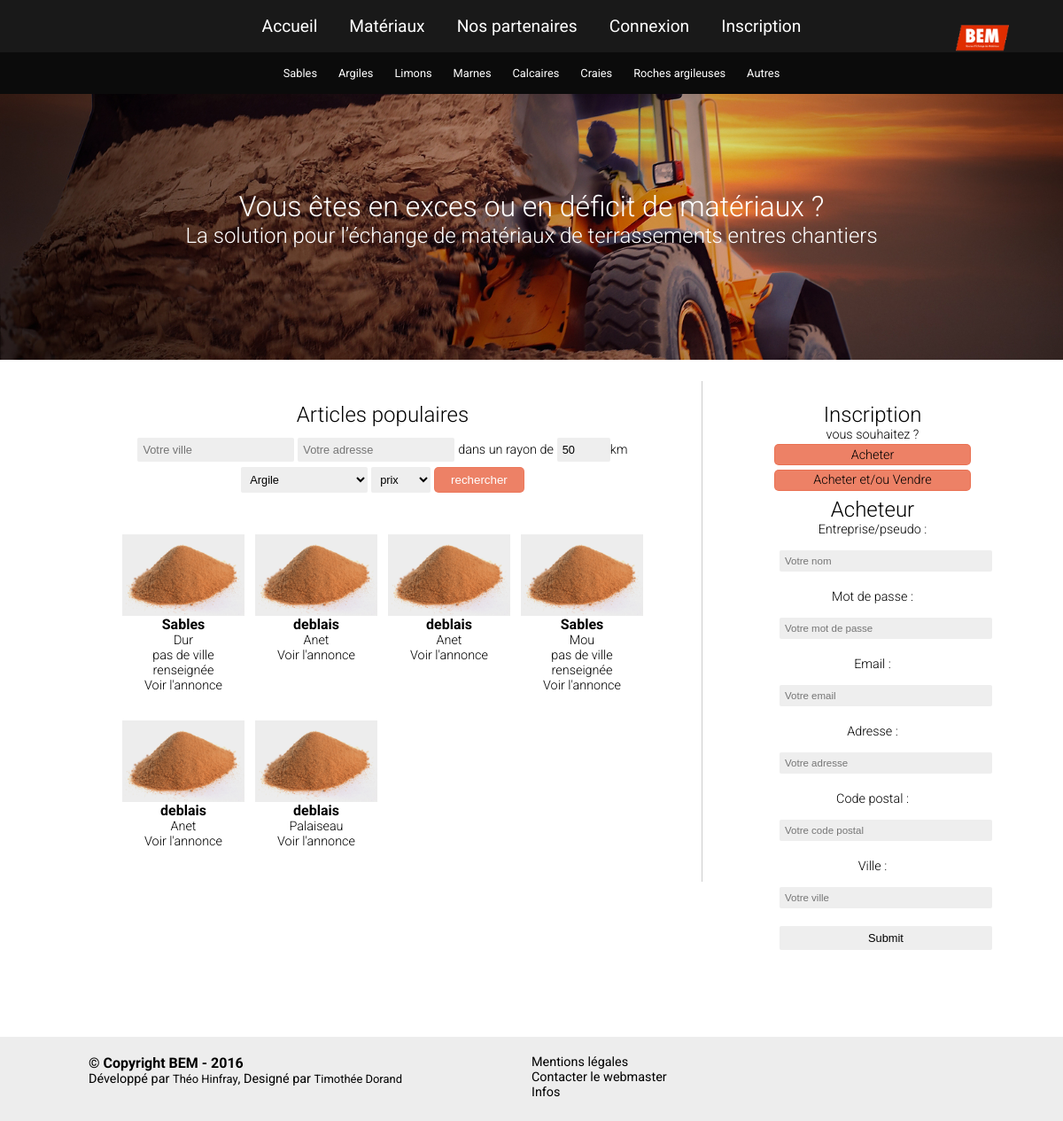
Before: / with the older database file.
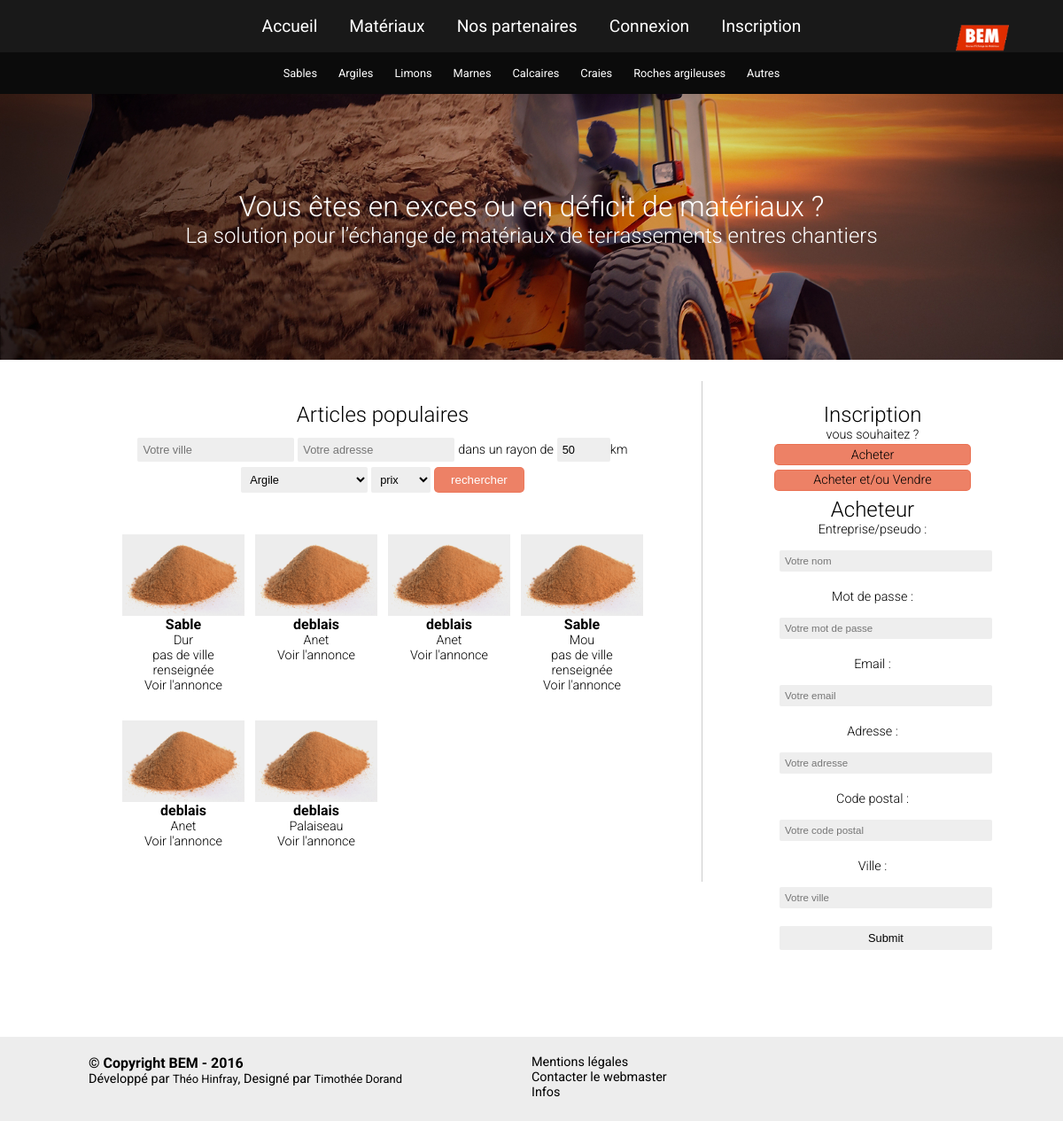
After: the same page with the newer database file.
### tables this page shows
CREATE TABLE IF NOT EXISTS `materiaux` (
  `ID` int(250) NOT NULL AUTO_INCREMENT,
  `type` varchar(100) NOT NULL,
  `soustype` varchar(100) NOT NULL,
  `entreprise` varchar(100) NOT NULL,
  `vente` int(1) NOT NULL,
  `prix` int(10) NOT NULL,
  `lattitude` decimal(65,30) NOT NULL,
  `longitude` decimal(65,30) NOT NULL,
  `telephone` int(10) NOT NULL,
  `mail` varchar(50) NOT NULL,
  `postal` varchar(200) NOT NULL,
  `ville` varchar(200) NOT NULL,
  `adresse` varchar(250) NOT NULL,
  PRIMARY KEY (`ID`)
);

### index.php (the view, shortened to what this page needs)
<?php
require('header.php');
include('materiaux/function.php');?>
<div class="content">
	<div class="slider">
		<div class="container">
		<h1>Vous êtes en exces ou en déficit de matériaux ?</h1>
		<h2>La solution pour l’échange de matériaux de terrassements entres chantiers</h2>
		</div>
	</div>
	<div class="container marg_top">
		<div class="col1 content2">
			<h2>Articles populaires</h2>
			<form action="index.php" method="get" class="recherche">
				<?php
					if(isset($_SESSION['ville'])&isset($_SESSION['adresse'])&$_GET['ville']!="1"&$_GET['adresse']!="1"){
						$ville=$_SESSION['ville'];
						$adresse=$_SESSION['adresse'];
						?>
							<input class="input_recherche" type="text" name="ville" value="<?php echo $ville; ?>">
							<input class="input_recherche" type="text" name="adresse" value="<?php echo $adresse; ?>">
						<?php
					}else{
						?>
							<input class="input_recherche" type="text" name="ville" placeholder="Votre ville">
							<input class="input_recherche" type="text" name="adresse" placeholder="Votre adresse">
						<?php
					}
				?>
				<p> dans un rayon de </p>
				<input class="input_recherche form_number" type="number" name="range" value="50" ><p> km</p><br>
				<SELECT class="input_recherche" name="type" size="1" required>
					<OPTION value="Argile">Argile</option>
				</SELECT>
				<SELECT class="input_recherche" name="tri" size="1" required>
					<OPTION value="prix">prix</option>
				</SELECT>
				<input class="btn2" type="submit" value="rechercher"></br></br>
			</form>
			<?php
				if (isset($_GET['tri'])&isset($_GET['type']))
				{
					$tri=$_GET['tri'];
					$type=$_GET['type'];
					$sql="SELECT * FROM materiaux WHERE type='". $type ."' ORDER BY " . $tri ." LIMIT 8";
				}
				elseif (isset($_GET['tri'])){
					$tri=$_GET['tri'];
					$sql="SELECT * FROM materiaux ORDER BY " . $tri;
				}
				else
				{
					$tri = 'prix';
					$sql="SELECT * FROM materiaux  ORDER BY " . $tri;
				}
		$req = $db->prepare($sql);
		$req->execute();
		$result = $req->fetchAll(PDO::FETCH_ASSOC);
		foreach($result as $val){
			if (isset($latitude)){
				$lat=$val['lattitude'];
				$long=$val['longitude'];
				$km = round(get_distance_m($latitude, $longitude, $lat, $long) / 1000);
				if($km<=$range){
					?><article>
					<img src="images/materiaux/<?php echo $val['type']; ?>.jpg" alt="<?php echo $val['type']; ?>">
					<h3><?php echo $val['type']; ?></h3>
					<p><?php echo $val['soustype']; ?></p>
				<?php
					echo (round(get_distance_m($latitude, $longitude, $lat, $long) / 1000)). ' km';
	 			?>
	 			<br>
				<a href="materiaux/annonce.php?annonce=<?php echo $val['ID']; ?>">Voir l'annonce</a><br><br>
				</article>
			<?php
				}
			}else{
			?>
				<article>
					<img src="images/materiaux/<?php echo $val['type']; ?>.jpg" alt="<?php echo $val['type']; ?>">
					<h3><?php echo $val['type']; ?></h3>
					<p><?php echo $val['soustype']; ?></p>
					<?php
						$ville=$val['ville'];
						if($ville!=""){
					?>
						<p><?php echo $ville; ?></p>
					<?php
					}else{
						?>
							<p>pas de ville renseignée</p>
						<?php
					}
					?>
				<a href="materiaux/annonce.php?annonce=<?php echo $val['ID']; ?>">Voir l'annonce</a><br><br>
				</article>
			<?php
			}
		}
	?>
		</div>
		<div class="col2">
			<?php
			if(empty($_SESSION['name'])){
				include ('inscription_field.php');
			}  ?>
		</div>
	</div>
</div>
<?php include ('footer.php'); ?>

### header.php (shortened to what this page needs)
<html lang='fr'>
<head>
	<link rel="stylesheet" type="text/css" href="css/style.css">
</head>
<body>
<nav>
	<a  value="Accueil" href="index.php"><span><div class="logo"><img src="images/logo.png" alt="logo BEM bourse d'échange et matériaux"></div>
</span> </a>
	<ul  class="menu_principal">
		<?php
		if (empty($_SESSION["name"])) {
			echo '<li><a value="Accueil" href="index.php"><span>Accueil</span></a></li>';
			echo '<li><a value="Contact" href="materiaux/">Matériaux</a></li>';
			echo '<li><a value="Partenaire" href="partenaires/">Nos partenaires</a></li>';
			echo '<li><a  value="Se connecter" href="connection.php"><span>Connexion</span></a></li>';
			echo '<li><a  value="inscription" href="inscription.php"><span>Inscription</span> </a></li>';
		}
		?>
	</ul>
	<div class="sousmenu">
		<ul>
			<li><a href="materiaux/sables.php">Sables</a></li>
			<li><a href="materiaux/argiles.php">Argiles</a></li>
			<li><a href="materiaux/limons.php">Limons</a></li>
			<li><a href="materiaux/marnes.php">Marnes</a></li>
			<li><a href="materiaux/calcaires.php">Calcaires</a></li>
			<li><a href="materiaux/craies.php">Craies</a></li>
			<li><a href="materiaux/roches_argileuses.php">Roches argileuses</a></li>
			<li><a href="materiaux/">Autres</a></li>
		</ul>
	</div>
</nav>

### inscription_field.php (shortened to what this page needs)
	<h2>Inscription</h2>
	<p>vous souhaitez ?</p>
	<div class="inscription">
		<a href="" onclick="client();return false">Acheter</a>
	</div>
	<div class="inscription">
		<a href="" onclick="fournisseur();return false">Acheter et/ou Vendre</a>
	</div>
<div>
	<div class="form_inscription" id="client">
		<form method="POST" action="insert_user.php">
					<h2>Acheteur</h2>
					<div class="form-input">
						<p>Entreprise/pseudo : <input type="text" name="pseudo" pattern="[a-zA-Z0-9]+" placeholder="Votre nom" required ></p>
					</div>
					<div class="form-input">
						<p>Mot de passe : <input type="password" name="password" pattern"^(?=.*\d)(?=.*[a-z])(?=.*[A-Z])(?!.*\s).*$" placeholder="Votre mot de passe" required ></p>
					</div>
					<div class="form-input">
						<p>Email : <input type="email" name="mail" placeholder="Votre email"  required ></p>
					</div>
					<div class="form-input">
						<p>Adresse : <input type="text" name="adresse" pattern="[a-zA-Z0-9 ]+" placeholder="Votre adresse" required /></p>
					</div>
					<div class="form-input">
						<p>Code postal : <input type="text" name="postal" pattern="[0-9]{5}" placeholder="Votre code postal" required ></p>
					</div>
					<div class="form-input">
						<p>Ville : <input type="text" name="ville" pattern="[a-zA-Z0-9]+" placeholder="Votre ville" required ></p>
					</div>
			<input class ="btn" type="submit"></br></br>
			</form>
	</div>
</div>

### footer.php (shortened to what this page needs)
<footer class="footer marg_top">
        <div class="footer-content">
            <div class="footer-col">
                <b>© Copyright BEM - 2016</b>
                <p>Développé par <a target="_blank" href="http://theo-hinfray.fr/CV/">Théo Hinfray</a>, Designé par <a target="_blank" href="http://timothee-dorand.fr">Timothée Dorand</a></p>
            </div>
            <div class="footer-col">
                <p>Mentions légales</p>
                <p>Contacter le webmaster</p>
                <p>Infos</p>
            </div>
    </div>
</footer>
</body>
</html>

### css/style.css (style rules this page uses)
body, div, img, ul { margin: 0; border: 0; padding: 0; }
html, body { width: 100%; background-color: white; }
a { text-decoration: none; color:black; }
h1, h2, h3, h4 { margin: 0; font-family: 'Roboto', sans-serif; }
p, a { font-family: 'Roboto', sans-serif; font-size: 0.9em; }
h2 { margin: 0; font-family: 'Roboto', sans-serif; }
h3 { font-size: 16px; margin: 0; }
p { margin: 0; }
.marg_top { margin-top: 2%; }
.content2 { padding: 1%; }
.logo img { right: 0; padding: 1% 2% 0 0; max-width: 100%; position: absolute; }
.logo { width: 5%; z-index: 20; position: fixed; top: 2%; right: 5%; }
.logo img { width: 100%; }
nav { background-color: rgba(0, 0, 0, 0.9); top: 0; width: 100%; text-align: center; }
li, a { display: inline-block; }
.menu_principal li { padding: 0; margin: 0; }
.menu_principal li a { font-size: 1.2em; padding: 18px; color: white; }
.sousmenu li { padding: 0; margin: 0; }
.sousmenu li a { font-size: 0.8em; padding: 10px; color: white; }
.sousmenu { background-color: rgba(10, 10, 10, 0.9); }
.sousmenu li { font-size: 1em; padding-top: 0.5%; padding-bottom: 0.5%; }
.slider { text-align: center; width: 100%; height: 300px; background: url("../images/btp.jpg") grey center center; background-size: cover; font-family: 'Roboto', sans-serif; font-weight: 300; }
.slider h1 { padding-top: 9%; color: white; }
.slider h2 { color: white; }
.slider h1, .slider h2 { font-weight: 300; }
h2 { font-weight: 300; }
.container { font-family: 'Roboto', sans-serif; width: 100%; margin-right: auto; margin-left: auto; font-weight: 300; }
.container .col1 { text-align: center; border-right: solid rgba(0, 0, 0, 0.2) 1px; padding-left: 11%; padding-top: 2%; padding-right: 5%; width: 50%; margin-right: 1%; float: left; }
.container .col1 h2 { margin-bottom: 2%; }
.container .col1 article { transition-duration: 1s; text-align: center; float: left; width: 23%; padding: 1%; }
.container .col1 article img { width: 100%; }
.container .col2 { float: left; text-align: center; right: 0; margin-left: 5%; padding-top: 2%; width: 20%; }
.col2 a, .btn { text-align: center; padding: 1%; border: 1px solid rgba(225, 45, 0, 0.2); background-color: rgba(225, 45, 0, 0.6); width: 90%; margin-top: 1%; margin-bottom: 1%; border-radius: 5px; transition-duration: 1s; }
.recherche { width: 100%; }
.recherche p, .recherche input { display: inline-block; }
.form_number { width: 60px; }
.input_recherche { border-radius: 2px; border: none; font-size: 0.8em; font-weight: 300; background: #eeeeee; padding: 6px; }
.btn2 { text-align: center; color: white; padding-top: 1%; padding-bottom: 1%; padding-right: 3%; padding-left: 3%; border: 1px solid rgba(225, 45, 0, 0.1); background-color: rgba(225, 45, 0, 0.6); margin-top: 1%; margin-bottom: 1%; border-radius: 5px; transition-duration: 1s; }
form { margin-top: 2%; }
.form_inscription input { display: block; margin: 15px 0 20px 15px; width: 100%; border-radius: 2px; border: none; font-size: 0.8em; font-weight: 300; background: #eeeeee; padding: 6px; }
.footer { float: left; width: 100%; background: rgba(211, 211, 211, 0.4); font-family: 'Roboto', sans-serif; }
.footer .footer-content { padding: 20px 0 75px 0; max-width: 1000px; margin: 0px auto; }
.footer .footer-col { width: 50%; float: left; }

Changed rows visible on the page:
changed materiaux "Dur": type "Sables" → "Sable"
changed materiaux "Mou": type "Sables" → "Sable"
